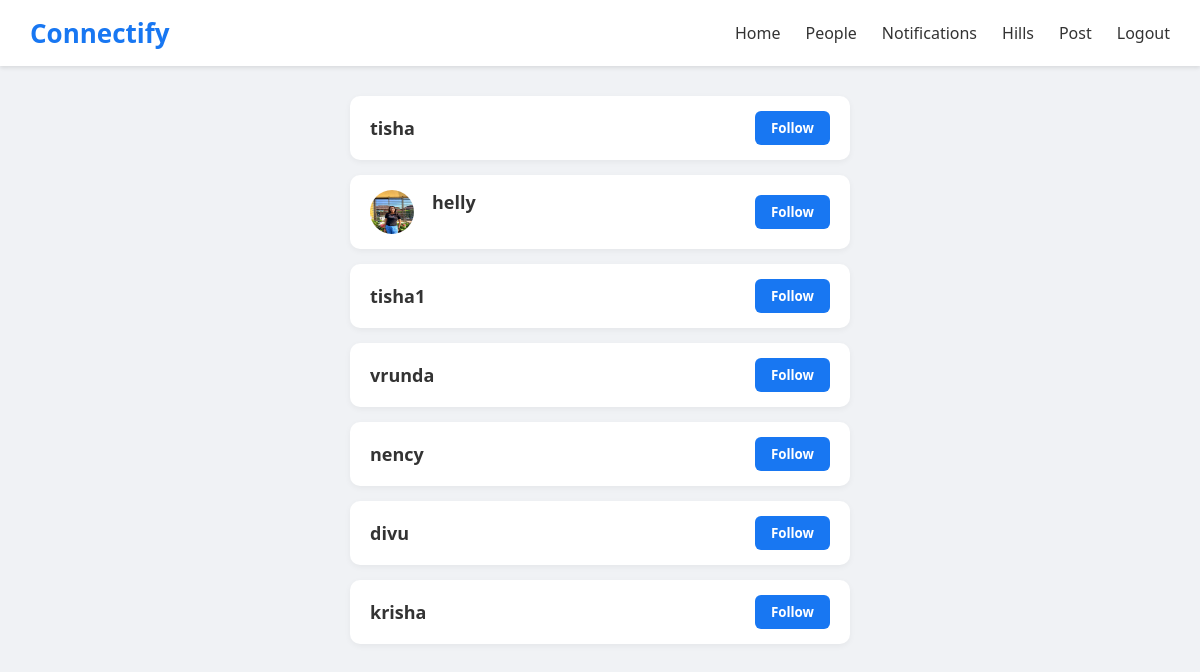
Screenshot of /people/ (signed in) with the database file from the repository.
### social/models.py (models this page shows)
class webuser(models.Model):
    name = models.CharField(max_length=50,unique=True)
    age = models.IntegerField()
    email = models.CharField(unique=True, max_length=50)
    password = models.CharField( max_length=10)
    ac_type = [
        ('public', 'public'),
        ('private', 'private'),
    ]
    ac_type = models.CharField(max_length=10, choices=ac_type, default='public')
    image = models.ImageField(upload_to='profile_images/', blank=True, null=True)

### social/views.py (the view)
# urls.py: path('people/',views.people,name='people'),
def people(request):
    name = request.session.get('username','')
    email = request.session.get('email','')
    cur_user = webuser.objects.get(name=name)
    users = webuser.objects.exclude(name=name)
    followed_ids = followers.objects.filter(webuser1Id=cur_user).values_list('webuser2Id__id', flat=True)
    suggested_users = users.exclude(id__in=followed_ids)
    name = request.session.get('username','')
    return render(request, 'people.html', {'users': suggested_users,'name':name})

### templates/people.html (shortened to what this page needs)
<html>
  <head>
  <body>
    <div class="navbar">
    <a href="{% url 'home' %}"><h1>Connectify</h1></a>
    <ul>
      <li><a href="{% url 'home' %}">Home</a></li>
      <li><a href="{% url 'people' %}">People</a></li>
      <li><a href="{% url 'notifications'%}">Notifications</a></li>
      <li><a href="{% url 'user_profile' %}">{{ name }}</a></li>
      <li><a href="{% url 'post' %}">Post</a></li>
      <li><a href="{% url 'logout' %}">Logout</a></li>
    </ul>
  </div>
  <div class="user-list">
  {% for user in users %}
  <div class="user-card">
 <div class="users">
  {% if user.image %}
  <img class="user_img" src="{{user.image.url}}" alt="Profile Picture" />
    {% endif %}
    <a href={% url 'another_user' user.id %}><h3>{{ user.name }}</h3></a>
 </div>
    <a href="{% url 'follow_req' user.id %}">
    <button>Follow</button>
    </a>
    </div>
  {% empty %}
    <p>No users found.</p>
  {% endfor %}
</div>
  </body>
  </html>

### templates/people.html (style rules this page uses)
* { box-sizing: border-box; font-family: 'Segoe UI', Tahoma, Geneva, Verdana, sans-serif; margin: 0; padding: 0; }
a { text-decoration:none; }
body { background-color: #f0f2f5; }
.navbar { background-color: #ffffff; padding: 15px 30px; box-shadow: 0 2px 4px rgba(0, 0, 0, 0.1); display: flex; justify-content: space-between; align-items: center; position: sticky; top: 0; z-index: 1000; }
.navbar h1 { font-size: 26px; color: #1877f2; }
.navbar ul { list-style: none; display: flex; gap: 25px; }
.navbar li { cursor: pointer; }
.navbar ul li a { text-decoration: none; color: #333; font-weight: 500; transition: color 0.3s ease; }
.user-list { display: flex; flex-direction: column; gap: 15px; max-width: 500px; margin: 30px auto; }
.user-card { background-color: #ffffff; padding: 15px 20px; border-radius: 10px; box-shadow: 0 2px 6px rgba(0, 0, 0, 0.05); display: flex; justify-content: space-between; align-items: center; }
.user-card h3 { font-size: 18px; color: #333; }
.user-card button { padding: 8px 16px; background-color: #1877f2; color: #fff; border: none; border-radius: 6px; font-weight: bold; cursor: pointer; transition: background-color 0.2s; }
.users { display:flex; gap:18px; }
.user_img { height:44px; width:44px; border-radius:100%; }

### rows the page displays
webuser: name "Hills"
webuser: name "tisha"
webuser: image (picture), name "helly"
webuser: name "tisha1"
webuser: name "vrunda"
webuser: name "nency"
webuser: name "divu"
webuser: name "krisha"
